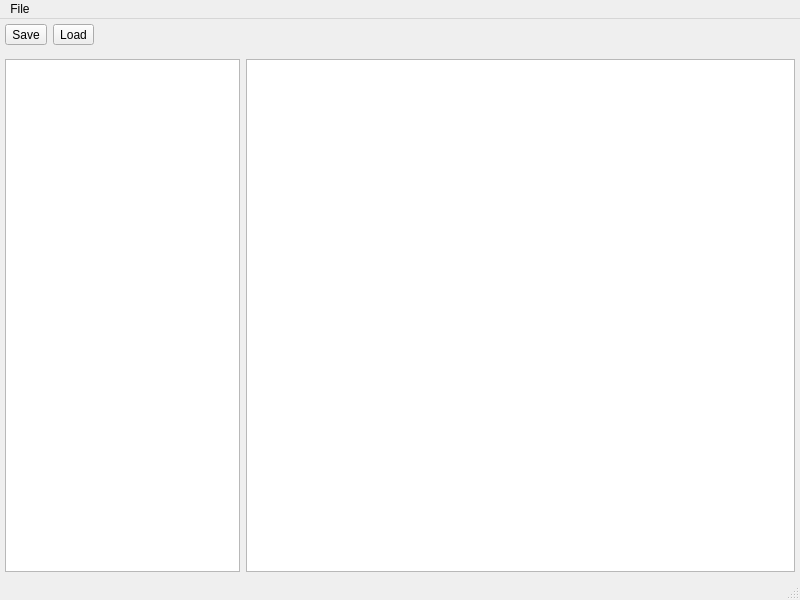
<?xml version="1.0" encoding="UTF-8"?>
<ui version="4.0">
 <class>KeecryptWindow</class>
 <widget class="QMainWindow" name="KeecryptWindow">
  <property name="geometry">
   <rect>
    <x>0</x>
    <y>0</y>
    <width>800</width>
    <height>600</height>
   </rect>
  </property>
  <property name="windowTitle">
   <string>KeecryptWindow</string>
  </property>
  <widget class="QWidget" name="centralWidget">
   <property name="minimumSize">
    <size>
     <width>800</width>
     <height>558</height>
    </size>
   </property>
   <widget class="QWidget" name="ToolbarWidget" native="true">
    <property name="geometry">
     <rect>
      <x>0</x>
      <y>0</y>
      <width>800</width>
      <height>40</height>
     </rect>
    </property>
    <property name="sizePolicy">
     <sizepolicy hsizetype="MinimumExpanding" vsizetype="Preferred">
      <horstretch>0</horstretch>
      <verstretch>0</verstretch>
     </sizepolicy>
    </property>
    <property name="minimumSize">
     <size>
      <width>800</width>
      <height>40</height>
     </size>
    </property>
    <layout class="QFormLayout" name="formLayout">
     <property name="leftMargin">
      <number>5</number>
     </property>
     <property name="topMargin">
      <number>5</number>
     </property>
     <property name="rightMargin">
      <number>5</number>
     </property>
     <property name="bottomMargin">
      <number>0</number>
     </property>
     <item row="0" column="0">
      <widget class="QToolButton" name="SaveButton">
       <property name="text">
        <string>Save</string>
       </property>
       <property name="icon">
        <iconset resource="keecrypt-resources.qrc">
         <normaloff>:/icons/resources/save.png</normaloff>:/icons/resources/save.png</iconset>
       </property>
       <property name="iconSize">
        <size>
         <width>20</width>
         <height>20</height>
        </size>
       </property>
       <property name="shortcut">
        <string>Ctrl+S</string>
       </property>
      </widget>
     </item>
     <item row="0" column="1">
      <widget class="QToolButton" name="toolButton">
       <property name="text">
        <string>Load</string>
       </property>
       <property name="icon">
        <iconset resource="keecrypt-resources.qrc">
         <normaloff>:/icons/resources/load.png</normaloff>:/icons/resources/load.png</iconset>
       </property>
       <property name="iconSize">
        <size>
         <width>20</width>
         <height>20</height>
        </size>
       </property>
       <property name="shortcut">
        <string>Ctrl+O</string>
       </property>
      </widget>
     </item>
    </layout>
   </widget>
   <widget class="QWidget" name="widget" native="true">
    <property name="geometry">
     <rect>
      <x>0</x>
      <y>40</y>
      <width>800</width>
      <height>518</height>
     </rect>
    </property>
    <property name="sizePolicy">
     <sizepolicy hsizetype="MinimumExpanding" vsizetype="MinimumExpanding">
      <horstretch>0</horstretch>
      <verstretch>0</verstretch>
     </sizepolicy>
    </property>
    <property name="minimumSize">
     <size>
      <width>800</width>
      <height>518</height>
     </size>
    </property>
    <layout class="QHBoxLayout" name="horizontalLayout" stretch="30,70">
     <property name="leftMargin">
      <number>5</number>
     </property>
     <property name="topMargin">
      <number>0</number>
     </property>
     <property name="rightMargin">
      <number>5</number>
     </property>
     <property name="bottomMargin">
      <number>5</number>
     </property>
     <item>
      <widget class="QTreeView" name="treeView"/>
     </item>
     <item>
      <widget class="QListView" name="listView"/>
     </item>
    </layout>
   </widget>
  </widget>
  <widget class="QMenuBar" name="menuBar">
   <property name="geometry">
    <rect>
     <x>0</x>
     <y>0</y>
     <width>800</width>
     <height>20</height>
    </rect>
   </property>
   <widget class="QMenu" name="menuFile">
    <property name="title">
     <string>File</string>
    </property>
    <addaction name="actionOpen"/>
    <addaction name="actionSave"/>
   </widget>
   <addaction name="menuFile"/>
  </widget>
  <widget class="QStatusBar" name="statusBar"/>
  <action name="actionOpen">
   <property name="text">
    <string>Open</string>
   </property>
  </action>
  <action name="actionSave">
   <property name="text">
    <string>Save</string>
   </property>
  </action>
 </widget>
 <layoutdefault spacing="6" margin="11"/>
 <resources>
  <include location="keecrypt-resources.qrc"/>
 </resources>
 <connections/>
</ui>
